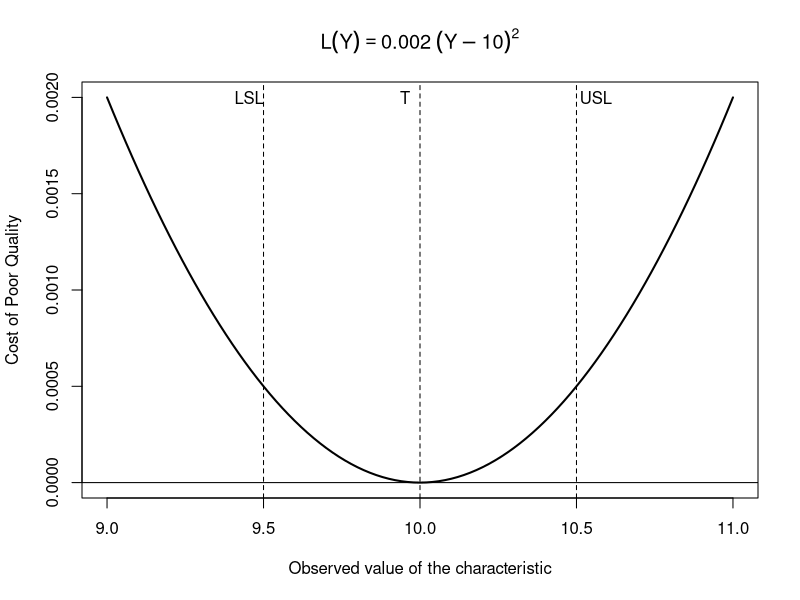

This figure's R source: (Note: this script raises an error after producing the figure.)
### R code from Chapter 4



###################################################
### code chunk number 5: chLossFunction.Rnw:327-328
###################################################
0.001/0.5



###################################################
### code chunk number 7: chLossFunction.Rnw:356-358
###################################################
curve(0.002 * (x - 10)^2, 9, 11,
	lty = 1, 
	lwd = 2,
	ylab = "Cost of Poor Quality",
	xlab = "Observed value of the characteristic",
	main = expression(L(Y) == 0.002 ~ (Y - 10)^2))
abline(v = 9.5, lty = 2)
abline(v = 10.5, lty = 2)
abline(v = 10, lty = 2)
abline(h = 0)
text(10, 0.002, "T", adj = 2)
text(9.5, 0.002, "LSL", adj = 1)
text(10.5, 0.002, "USL", adj = -0.1)


###################################################
### code chunk number 9: chLossFunction.Rnw:412-413
###################################################
0.002*(sum((ss.data.bolts$diameter-10)^2))/length(ss.data.bolts$diameter)


###################################################
### code chunk number 10: chLossFunction.Rnw:432-434
###################################################
100000 * 0.002 * (sum((ss.data.bolts$diameter - 10)^2))/
	length(ss.data.bolts$diameter)


###################################################
### code chunk number 12: chLossFunction.Rnw:525-526
###################################################
ss.lfa(ss.data.bolts, "diameter", 0.5, 10, 0.001, 
	lfa.sub = "10 mm. Bolts Project", 
	lfa.size = 100000, lfa.output = "both")
